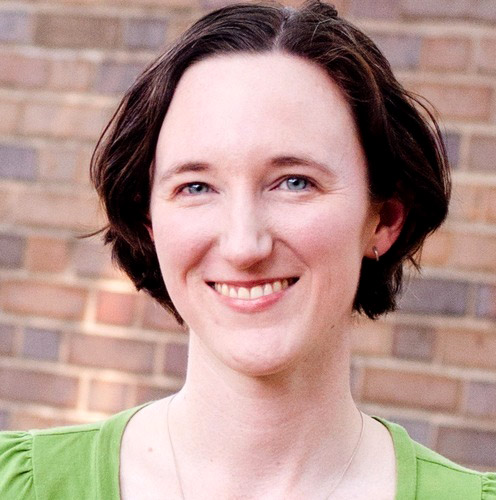
//> input picture img/h1.png, 496 x 500 px
$ ./scissors ../../img/h1.png   (built with g++ and OpenCV 4)
//> lines starting //> are read from the running program, lines starting //| are printed output that depends on the picture
#include <iostream>
#include <cmath>
#include <string>
#include <vector>
#include <queue>
#include <opencv2/core/core.hpp>
#include <opencv2/imgcodecs.hpp>
#include <opencv2/highgui/highgui.hpp>
#include <opencv2/imgproc/imgproc.hpp>

using namespace cv;
struct Pix
{
    Point next_point;
    double cost;

    bool operator > (const Pix &b) const
    {
        return cost > b.cost;
    }
};

struct Calculated_parameters
{
        Mat img, img_pre_render, img_render;
        Point end;
        std::vector<std::vector<Point> > contours;
        std::vector<Point> tmp_contour;
        Mat zero_crossing, gradient_magnitude, Ix, Iy, hit_map_x, hit_map_y;
};


// [135 lines left out: functions local_cost, find_min_path, onMouse, not called in this run]

const char* keys =
{
    "{help h | |}{@image|fruits.jpg|}"
};


int main( int argc, const char** argv )
{
    Calculated_parameters tmp;

    CommandLineParser parser(argc, argv, keys);
    parser.about("\nThis program demonstrates implementation of 'intelligent scissors' algorithm\n"
                 "To start drawing a new contour select a pixel, click LEFT mouse button.\n"
                 "To fix a path click LEFT mouse button again.\n"
                 "To finish drawing a contour click RIGHT mouse button.\n");
    if (parser.has("help"))
    {
        parser.printMessage();
        return 1;
    }
    std::vector<std::vector<Point> > c(1);
    tmp.contours=c;
    std::string filename = parser.get<std::string>(0);

    Mat grayscale, img_canny;
    tmp.img = imread(samples::findFile(filename));
//> tmp.img is the input picture: 500 rows x 496 cols, CV_8UC3; mean B, G, R 141.4, 149.3, 180
    tmp.hit_map_x.create(tmp.img.rows, tmp.img.cols, CV_32SC1);
    tmp.hit_map_y.create(tmp.img.rows, tmp.img.cols, CV_32SC1);

    cvtColor(tmp.img, grayscale, COLOR_BGR2GRAY);
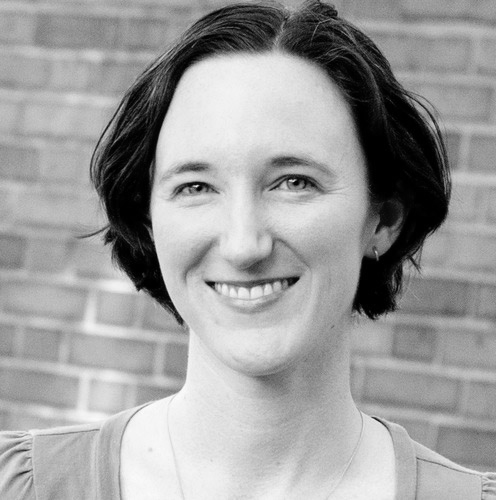
//> grayscale: 500 rows x 496 cols, CV_8UC1; min 0, max 254, mean 157.6
    Canny(grayscale, img_canny, 50, 100);
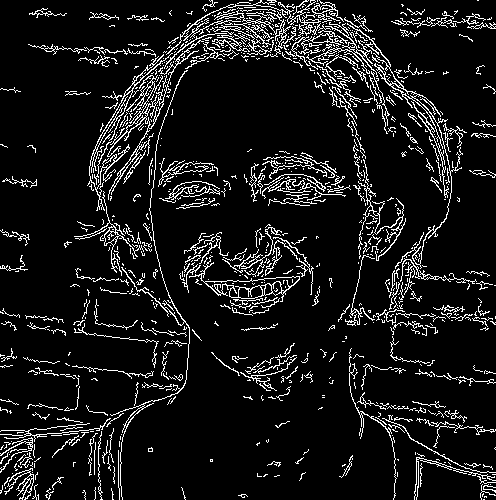
//> img_canny: 500 rows x 496 cols, CV_8UC1; 9.4% white in thin lines or dots

    threshold(img_canny, tmp.zero_crossing, 254, 1, THRESH_BINARY_INV);
//> tmp.zero_crossing: 500 rows x 496 cols, CV_8UC1; values 0 (black) and 1 (white), 90.6% white; black in thin lines or dots
    Sobel(grayscale, tmp.Ix, CV_32FC1, 1, 0, 1);
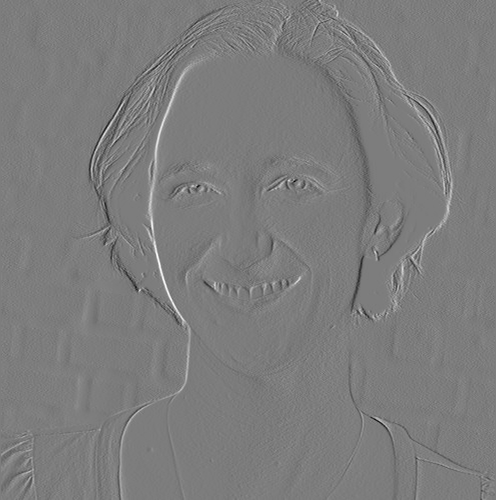
//> tmp.Ix: 500 rows x 496 cols, CV_32FC1; min -205, max 213, mean 0; drawn with min black and max white
    Sobel(grayscale, tmp.Iy, CV_32FC1, 0, 1, 1);
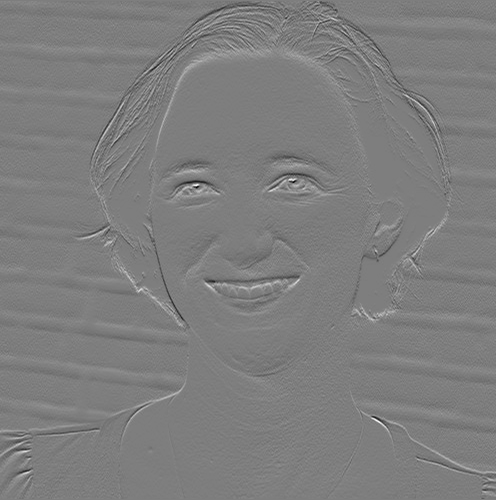
//> tmp.Iy: 500 rows x 496 cols, CV_32FC1; min -210, max 215, mean 0.2; drawn with min black and max white
    tmp.Ix.convertTo(tmp.Ix, CV_32F, 1.0/255);
    tmp.Iy.convertTo(tmp.Iy, CV_32F, 1.0/255);

    // Compute gradients magnitude.
    double max_val = 0.0;
    magnitude(tmp.Iy, tmp.Ix, tmp.gradient_magnitude);
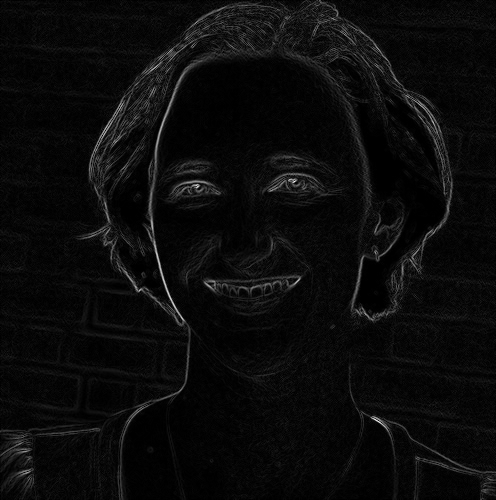
//> tmp.gradient_magnitude: 500 rows x 496 cols, CV_32FC1; min 0, max 1.11, mean 0.0498; drawn with min black and max white
    minMaxLoc(tmp.gradient_magnitude, 0, &max_val);
//> max_val = 1.11
    tmp.gradient_magnitude.convertTo(tmp.gradient_magnitude, CV_32F, -1/max_val, 1.0);
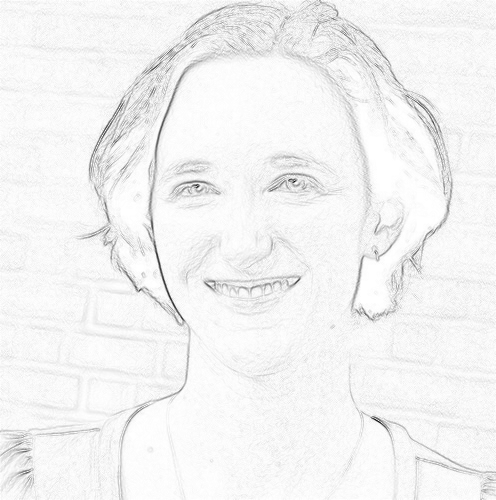
//> tmp.gradient_magnitude: 500 rows x 496 cols, CV_32FC1; min 0, max 1, mean 0.955

    tmp.img.copyTo(tmp.img_pre_render);
    tmp.img.copyTo(tmp.img_render);

    namedWindow("lasso");
    setMouseCallback("lasso", onMouse, &tmp);
    imshow("lasso", tmp.img);
    waitKey(0);
}
